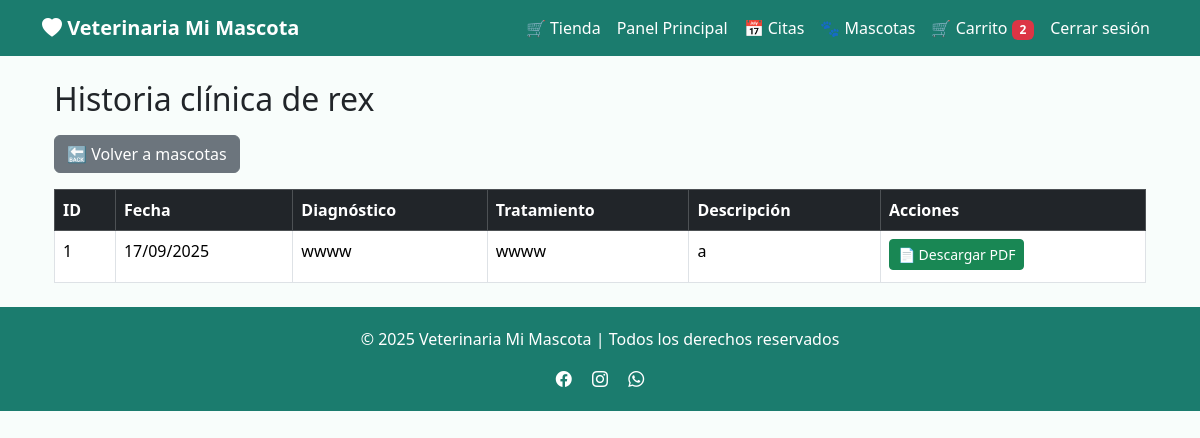
Page /historia/listar/2 (signed in) on the earlier database version.
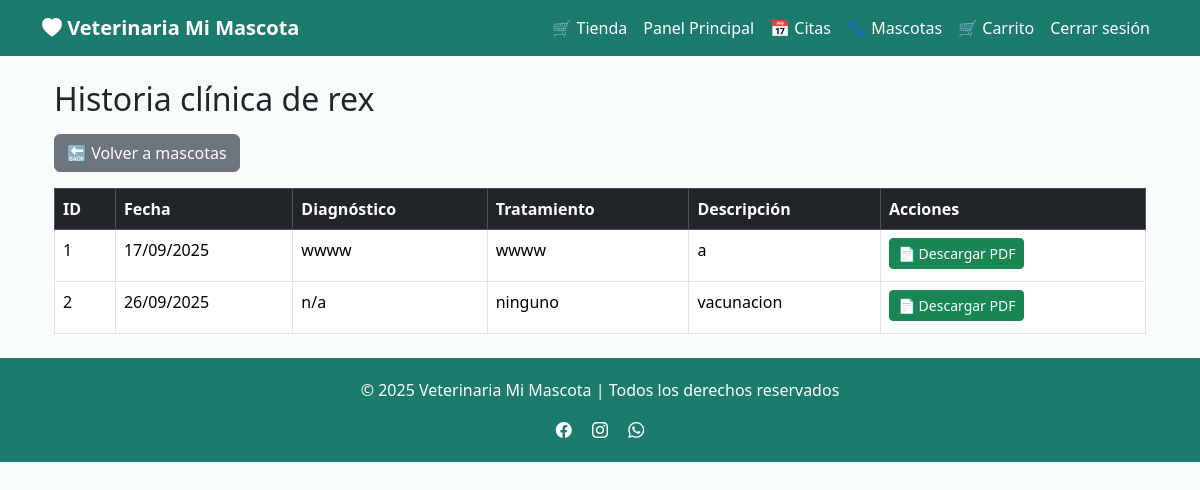
Same page on the later database version.
### app/models/historia_clinica.py (models this page shows, shortened)
class HistoriaClinica(db.Model):
    __tablename__ = 'historias_clinicas'
    id_historia = db.Column(db.Integer, primary_key=True)
    id_mascota = db.Column(db.Integer, db.ForeignKey('mascotas.id_mascota'), nullable=False)
    fecha = db.Column(db.DateTime, default=datetime.utcnow)
    descripcion = db.Column(db.Text, nullable=False)
    tratamiento = db.Column(db.Text)
    diagnostico = db.Column(db.Text)
    observaciones = db.Column(db.Text)
    id_cita = db.Column(db.Integer, db.ForeignKey('citas.id_cita'))
    id_veterinario = db.Column(db.Integer, db.ForeignKey('usuarios.id_usuario'), nullable=False)
    mascota = db.relationship('Mascota', back_populates='historia_clinica')
    cita = db.relationship('Cita', back_populates='historia_clinica', uselist=False)
    veterinario = db.relationship('Usuario', backref='historias_clinicas')
    recetas = db.relationship('Receta', back_populates='historia_clinica', lazy=True)

### app/models/receta.py (models this page shows)
class Receta(db.Model):
    __tablename__ = 'recetas'
    id_receta = db.Column(db.Integer, primary_key=True)
    id_historia = db.Column(db.Integer, db.ForeignKey('historias_clinicas.id_historia'), nullable=False)
    fecha = db.Column(db.Date, default=datetime.date.today)
    medicamentos = db.relationship('RecetaMedicamento', back_populates='receta', cascade='all, delete-orphan', lazy=True)
    historia_clinica = db.relationship('HistoriaClinica', back_populates='recetas')

### app/routes/historia_clinica.py (the view)
@historia_bp.route("/listar/<int:id_mascota>")
@login_required
def listar(id_mascota):
    mascota = Mascota.query.get_or_404(id_mascota)
    if mascota.id_usuario != current_user.id_usuario:
        flash("No tienes permiso para ver la historia clínica de esta mascota", "danger")
        return redirect(url_for("mascotas.listar"))
    historias = HistoriaClinica.query.filter_by(id_mascota=id_mascota).all()
    return render_template("historia/listar.html", mascota=mascota, historias=historias)
    historia_bp = Blueprint('historia', __name__, url_prefix='/historia')

### app/templates/historia/listar.html (shortened to what this page needs)
{% extends "base.html" %}
{% block content %}
<div class="container mt-4">
    <h2 class="mb-3">Historia clínica de {{ mascota.nombre }}</h2>
    <div class="mb-3">
        <a href="{{ url_for('mascotas.index') }}" class="btn btn-secondary">
            🔙 Volver a mascotas
        </a>
    </div>
    {% if historias %}
    <table class="table table-bordered table-hover">
        <thead class="table-dark">
            <tr>
                <th>ID</th>
                <th>Fecha</th>
                <th>Diagnóstico</th>
                <th>Tratamiento</th>
                <th>Descripción</th>
                <th>Acciones</th>
            </tr>
        </thead>
        <tbody>
            {% for h in historias %}
            <tr>
                <td>{{ h.id_historia }}</td>
                <td>{{ h.fecha.strftime("%d/%m/%Y") }}</td>
                <td>{{ h.diagnostico }}</td>
                <td>{{ h.tratamiento }}</td>
                <td>{{ h.descripcion }}</td>
                <td>
                    {% if h.recetas %}
                        {% for receta in h.recetas %}
                            <a href="{{ url_for('receta.descargar_pdf', id_receta=receta.id_receta) }}"
                               class="btn btn-sm btn-success mb-1"
                               target="_blank">
                                📄 Descargar PDF
                            </a><br>
                        {% endfor %}
                    {% else %}
                        <small class="text-muted">Sin receta</small>
                    {% endif %}
                </td>
            </tr>
            {% endfor %}
        </tbody>
    </table>
    {% else %}
        <div class="alert alert-info">No hay entradas en la historia clínica.</div>
    {% endif %}
</div>
{% endblock %}

Differences in the rows shown:
added HistoriaClinica: id_historia "2", fecha "26/09/2025", diagnostico "n/a", tratamiento "ninguno", descripcion "vacunacion"
Other differences:
{{ current_user.carrito.items|length }}: "2" → (not shown)
